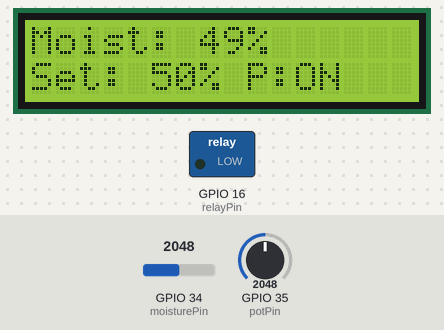
The sketch below on a simulated ESP32. Shown: 16×2 character LCD, switched loads named in the sketch (green lamp = pin HIGH). Inputs (shaded band) come from the test bench; at power-on: GPIO 34 (moisturePin) = 2048, GPIO 35 (potPin) = 2048. WiFi joins after 1.5 s; servers stay silent unless stated.

Above: at 5.0 s.
5.1 s: GPIO 34 (moisturePin) set to 1976
At 5.9 s:
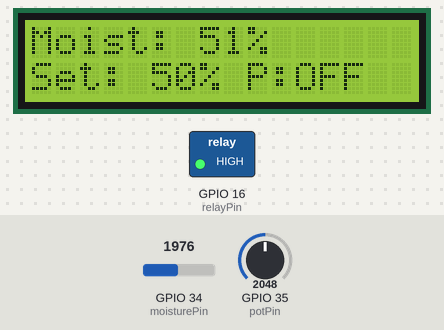
6.9 s: GPIO 35 (potPin) set to 437
At 8.6 s:
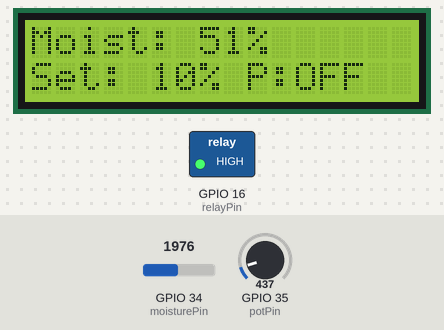
8.9 s: GPIO 35 (potPin) set to 388
At 10.1 s:
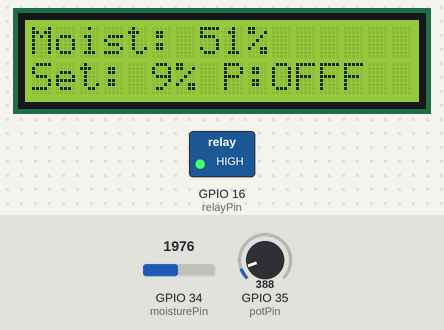
10.9 s: GPIO 34 (moisturePin) set to 3660
At 11.7 s:
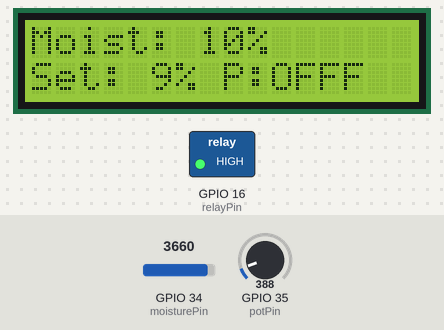
12.9 s: GPIO 34 (moisturePin) set to 3776
At 14.3 s:
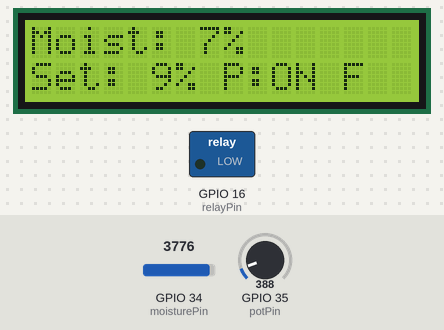
14.9 s: GPIO 35 (potPin) set to 491
At 15.9 s:
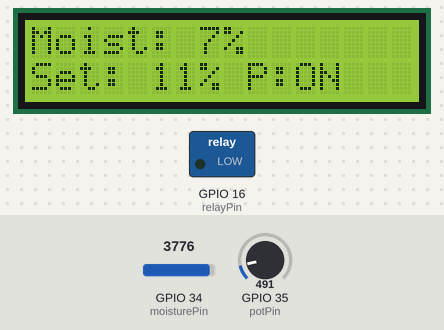
Timing chart, 0 to 17.9 s (numbered marks = the images above; inputs shaded):
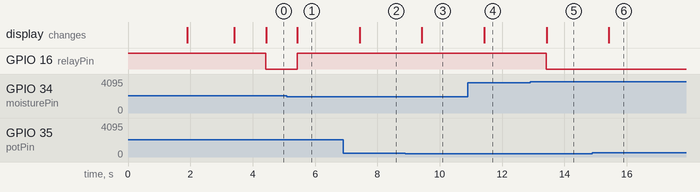

Measured:
- the behaviour switches between 2048 and 2047 on GPIO 34 (moisturePin) (found by bisection; images 0 and 1)
- the behaviour switches between 410 and 409 on GPIO 35 (potPin) (found by bisection; images 2 and 3)
- the behaviour switches between 3726 and 3727 on GPIO 34 (moisturePin) (found by bisection; images 4 and 5)
- after the input at 5.1 s, GPIO 16 (relayPin): LOW → HIGH after 0.33 s; the display: changes after 0.33 s (image 1)
- after the input at 6.9 s, the display: changes after 0.53 s (image 2)
- after the input at 8.9 s, the display: changes after 0.53 s (image 3)
- after the input at 10.9 s, the display: changes after 0.53 s (image 4)
- after the input at 12.9 s, GPIO 16 (relayPin): HIGH → LOW after 0.52 s; the display: changes after 0.53 s (image 5)
- after the input at 14.9 s, the display: changes after 0.53 s (image 6)

The sketch:

blynk.ino
```cpp
// 3 บรรทัดนี้ "ต้อง" อยู่บนสุด ก๊อปปี้มาจากหน้าเว็บ Blynk (แถบ Device Info)
#define BLYNK_TEMPLATE_ID "TMPL6WUo0uSAj"
#define BLYNK_TEMPLATE_NAME "Auoto Pump"
#define BLYNK_AUTH_TOKEN "oHw_Ua9thjdnEYmstJutbvbIO95rUPXF"

#include <WiFi.h>
#include <WiFiClient.h>
#include <BlynkSimpleEsp32.h>
#include <Wire.h>
#include <LiquidCrystal_I2C.h>

// ---------------- ตั้งค่า Wi-Fi ----------------
char ssid[] = "kk";      // เปลี่ยนเป็นชื่อ Wi-Fi (รองรับแค่ 2.4GHz)
char pass[] = "000000kk";      // เปลี่ยนเป็นรหัสผ่าน Wi-Fi

// ---------------- กำหนดขาใช้งานฮาร์ดแวร์ ----------------
const int moisturePin = 34;
const int potPin = 35;
const int relayPin = 16; // ใช้ขา 16 ตามที่แก้ปัญหาไปล่าสุด

LiquidCrystal_I2C lcd(0x27, 16, 2);
BlynkTimer timer; // ใช้ Timer แทน delay() เพื่อไม่ให้เน็ตหลุด

// ฟังก์ชันนี้จะทำงานทุกๆ 1 วินาที (ตามที่ตั้งเวลาไว้ใน setup)
void sensorRoutine() {
  int moistureRaw = analogRead(moisturePin);
  int moisturePercent = map(moistureRaw, 4095, 0, 0, 100);
  moisturePercent = constrain(moisturePercent, 0, 100);

  int potRaw = analogRead(potPin);
  int setPoint = map(potRaw, 0, 4095, 0, 100);

  lcd.setCursor(0, 0);
  lcd.print("Moist: ");
  lcd.print(moisturePercent);
  lcd.print("%   ");

  lcd.setCursor(0, 1);
  lcd.print("Set: ");
  lcd.print(setPoint);
  lcd.print("% P:");

  int pumpStatus = 0; // ตัวแปรเก็บสถานะปั๊มสำหรับส่งขึ้น Blynk

  // เงื่อนไขการสั่งปั๊มน้ำแบบ Low Level Trigger + Open Drain
  if (moisturePercent < setPoint) {
    digitalWrite(relayPin, LOW);  // เปิดปั๊ม
    lcd.print("ON ");
    pumpStatus = 1;
  } else {
    digitalWrite(relayPin, HIGH); // ปิดปั๊ม
    lcd.print("OFF");
    pumpStatus = 0;
  }

  // ส่งข้อมูลขึ้น Blynk ผ่าน Virtual Pins
  Blynk.virtualWrite(V0, moisturePercent); // ส่งความชื้นไป V0
  Blynk.virtualWrite(V1, setPoint);        // ส่งค่าที่ตั้งไว้ไป V1
  Blynk.virtualWrite(V2, pumpStatus);      // ส่งสถานะปั๊ม (0 หรือ 1) ไป V2
}

void setup() {
  Serial.begin(115200);

  // ตั้งค่าขา Relay เป็น Open Drain และปิดไว้ก่อน
  pinMode(relayPin, OUTPUT_OPEN_DRAIN);
  digitalWrite(relayPin, HIGH);

  lcd.init();
  lcd.backlight();
  lcd.setCursor(0, 0);
  lcd.print("Connecting WiFi");

  // เชื่อมต่อ Wi-Fi และ Blynk เซิร์ฟเวอร์
  Blynk.begin(BLYNK_AUTH_TOKEN, ssid, pass);

  lcd.clear();
  lcd.print("Blynk Connected!");
  delay(1500);
  lcd.clear();

  // สั่งให้ฟังก์ชัน sensorRoutine ทำงานทุกๆ 1000 มิลลิวินาที (1 วินาที)
  timer.setInterval(1000L, sensorRoutine);
}

void loop() {
  // ใน loop ห้ามมีคำสั่ง delay() เด็ดขาด ปล่อยให้ 2 บรรทัดนี้จัดการตัวเอง
  Blynk.run();
  timer.run();
}
```
